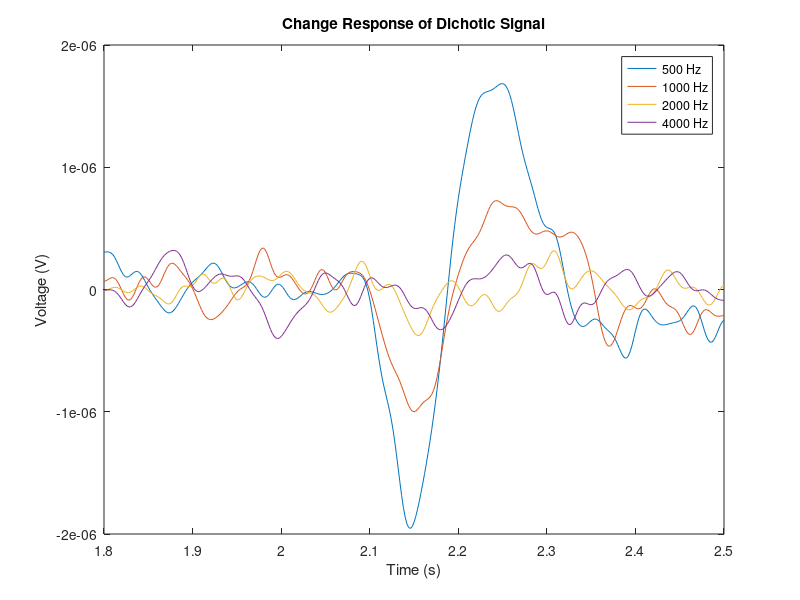

Write MATLAB code to recreate this figure.
% GA_dichotic.m 
% This file plots the grand average of the four conditions in one overlay
% plot.

clear
clc

%Load in the relevant matlab data
load('GA_dichotic_lpf.mat')

% Plot the 4 lowpassed averages at our strong electrode, FCz
figure(1)
plot(GA_500_S_lpf.Time, [GA_500_S_lpf.F(19,:);GA_1000_S_lpf.F(19,:);GA_2000_S_lpf.F(19,:);GA_4000_S_lpf.F(19,:)]);
legend('500 Hz', '1000 Hz', '2000 Hz', '4000 Hz');

title('Change Response of Dichotic Signal');
xlabel('Time (s)');
ylabel('Voltage (V)');